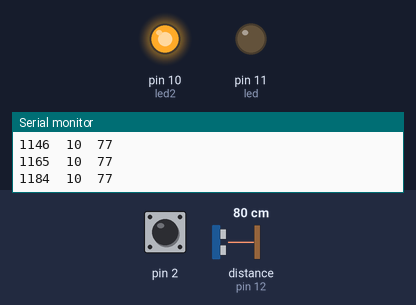
The sketch below on a simulated Arduino Uno, built with avr-gcc and run on an emulated ATmega328P. On the bench: output pins drawn as LEDs (lit = HIGH), the last lines printed to the serial monitor. Wiring (inferred from the names in the program): ultrasonic range finder: trigger pin 13; echo pin 12. Dashed ring = blinking. Inputs (shaded band) come from the test bench; at power-on: distance to the obstacle (sensor on pin 12) 80 cm, pin 2 HIGH. The echo pulse lasts 58.3 µs per cm; pins used as bus, display or sensor lines are not drawn.

Above: at 1.2 s.
1.3 s: distance to the obstacle (sensor on pin 12) set to 4 cm
At 2.4 s:
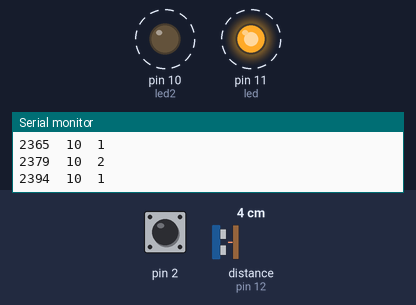
4.3 s: distance to the obstacle (sensor on pin 12) set to 18 cm
At 5.3 s:
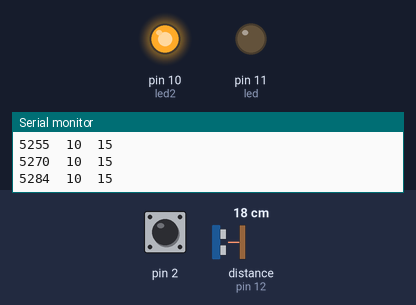
7.3 s: distance to the obstacle (sensor on pin 12) set to 2 cm
At 7.9 s:
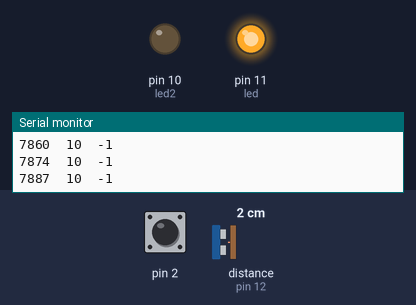
8.8 s: distance to the obstacle (sensor on pin 12) set to 9 cm
At 10.2 s:
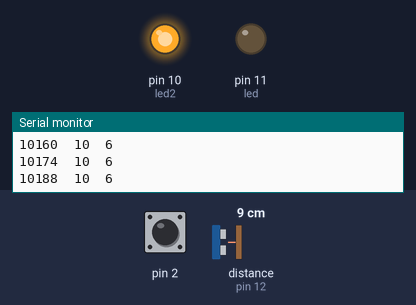
Timing chart, 0 to 11.8 s (numbered marks = the images above; inputs shaded):
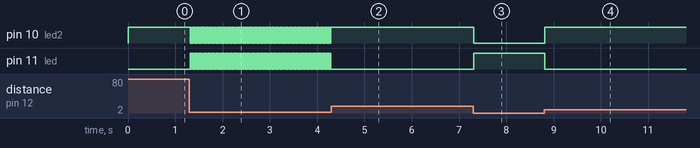

Measured:
- after the input at 1.3 s, pin 10 (led2), pin 11 (led): alternates HIGH for 0.01 s and LOW for 0.01 s, starting at once
- after the input at 4.3 s, pin 10 (led2): stops changing and stays HIGH; pin 11 (led): stops changing and stays LOW
- after the input at 7.3 s, pin 10 (led2): HIGH → LOW at once; pin 11 (led): LOW → HIGH at once
- after the input at 8.8 s, pin 10 (led2): LOW → HIGH at once; pin 11 (led): HIGH → LOW at once

The sketch:

ultrasonic_distance.ino
```cpp
#include <CapacitiveSensor.h>

/*
 HC-SR04 Ping distance sensor]
 VCC to arduino 5v GND to arduino GND
 Echo to Arduino pin 13 Trig to Arduino pin 12
 Red POS to Arduino pin 11
 Green POS to Arduino pin 10
 560 ohm resistor to both LED NEG and GRD power rail
 More info at: http://goo.gl/kJ8Gl
 Original code improvements to the Ping sketch sourced from Trollmaker.com
 Some code and wiring inspired by http://en.wikiversity.org/wiki/User:Dstaub/robotcar
 */

#define trigPin 13
#define echoPin 12
#define led 11
#define led2 10
CapacitiveSensor   cs_4_2 = CapacitiveSensor(4,2);        // 10M resistor between pins 4 & 2, pin 2 is sensor pin, add a wire and or foil if desired

void setup() {
  Serial.begin (115200);
  pinMode(trigPin, OUTPUT);
  pinMode(echoPin, INPUT);
  pinMode(led, OUTPUT);
  pinMode(led2, OUTPUT);
}

void loop() {
  long start = millis();
  long total1 =  cs_4_2.capacitiveSensor(30);
  long duration, distance;
  digitalWrite(trigPin, LOW);  // Added this line
  delayMicroseconds(2); // Added this line
  digitalWrite(trigPin, HIGH);
//  delayMicroseconds(1000); - Removed this line
  delayMicroseconds(10); // Added this line
  digitalWrite(trigPin, LOW);
  duration = pulseIn(echoPin, HIGH);
  distance = (duration/2) / 29.1;
  if (distance < 4) {  // This is where the LED On/Off happens
    digitalWrite(led,HIGH); // When the Red condition is met, the Green LED should turn off
  digitalWrite(led2,LOW);
}
  else {
    digitalWrite(led,LOW);
    digitalWrite(led2,HIGH);
  }
  if (distance >= 200 || distance <= 0){
    Serial.println("Out of range");
  }
  else {
    Serial.print(millis());        // check on performance in milliseconds
    Serial.print("\t");                    // tab character for debug windown spacing
    Serial.print(total1);                  // print sensor output 1
    Serial.print("\t");                    // tab character for debug windown spacing
    Serial.println(distance-2);
//    Serial.println(" cm");
  }
  delay(10);
}
```
